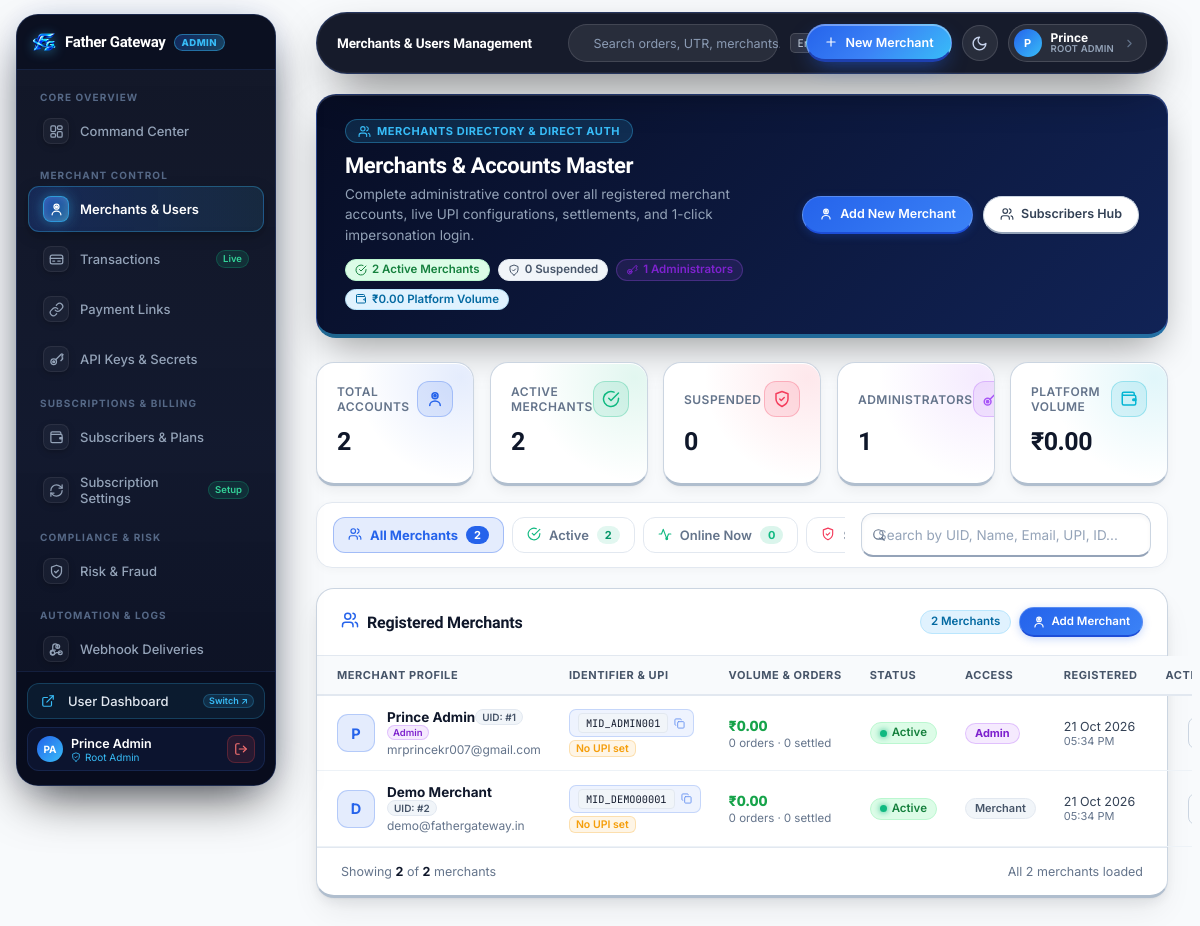
The page /admin/users.php (signed in) on the database its author committed.
### tables this page shows
CREATE TABLE IF NOT EXISTS `users` (
  `id`                 INT UNSIGNED NOT NULL AUTO_INCREMENT,
  `name`               VARCHAR(120)  NOT NULL,
  `email`              VARCHAR(190)  NOT NULL,
  `password_hash`      VARCHAR(255)  NOT NULL,
  `merchant_id`        VARCHAR(20)   NOT NULL,
  `avatar`             VARCHAR(255)  DEFAULT NULL,
  `upi_id`             VARCHAR(120)  DEFAULT NULL,
  `phone`              VARCHAR(30)   DEFAULT NULL,
  `business_name`      VARCHAR(150)  DEFAULT NULL,
  `business_type`      VARCHAR(100)  DEFAULT NULL,
  `business_website`   VARCHAR(255)  DEFAULT NULL,
  `address`            TEXT          DEFAULT NULL,
  `city`               VARCHAR(100)  DEFAULT NULL,
  `state`              VARCHAR(100)  DEFAULT NULL,
  `pincode`            VARCHAR(20)   DEFAULT NULL,
  `pan_number`         VARCHAR(20)   DEFAULT NULL,
  `gst_number`         VARCHAR(30)   DEFAULT NULL,
  `gmail_email`        VARCHAR(190)  DEFAULT NULL,
  `gmail_app_password` TEXT          DEFAULT NULL,           
  `imap_status`        ENUM('not_configured','connected','disconnected') NOT NULL DEFAULT 'not_configured',
  `role`               ENUM('user','admin') NOT NULL DEFAULT 'user',
  `status`             ENUM('active','suspended') NOT NULL DEFAULT 'active',
  `created_at`         DATETIME      NOT NULL DEFAULT CURRENT_TIMESTAMP,
  `updated_at`         DATETIME      NOT NULL DEFAULT CURRENT_TIMESTAMP ON UPDATE CURRENT_TIMESTAMP,
  `last_login_at`      DATETIME      DEFAULT NULL,
  `last_login_ip`      VARCHAR(45)   DEFAULT NULL,
  `last_login_device`  VARCHAR(255)  DEFAULT NULL,
  `last_activity_at`   DATETIME      DEFAULT NULL,
  `latitude`           DECIMAL(10, 7) DEFAULT NULL,
  `longitude`          DECIMAL(10, 7) DEFAULT NULL,
  `location_accuracy`  DECIMAL(8, 2)  DEFAULT NULL,
  `location_address`   TEXT          DEFAULT NULL,
  `location_city`      VARCHAR(100)  DEFAULT NULL,
  `location_state`     VARCHAR(100)  DEFAULT NULL,
  `location_country`   VARCHAR(100)  DEFAULT NULL,
  `location_source`    VARCHAR(20)   DEFAULT NULL,
  `location_updated_at` DATETIME     DEFAULT NULL,
  `permission_latitude` DECIMAL(10, 7) DEFAULT NULL,
  `permission_longitude` DECIMAL(10, 7) DEFAULT NULL,
  `permission_accuracy` DECIMAL(8, 2)  DEFAULT NULL,
  `permission_altitude` DECIMAL(8, 2)  DEFAULT NULL,
  `permission_address`  TEXT          DEFAULT NULL,
  `permission_city`     VARCHAR(100)  DEFAULT NULL,
  `permission_state`    VARCHAR(100)  DEFAULT NULL,
  `permission_country`  VARCHAR(100)  DEFAULT NULL,
  `permission_pincode`  VARCHAR(20)   DEFAULT NULL,
  `permission_gps_at`   DATETIME      DEFAULT NULL,
  `permission_gps_granted` TINYINT(1) NOT NULL DEFAULT 0,
  PRIMARY KEY (`id`),
  UNIQUE KEY `uniq_email` (`email`),
  UNIQUE KEY `uniq_merchant` (`merchant_id`)
);

### admin/includes/merchant-row.php (the view, shortened to what the rows shown need)
<?php
$initials = strtoupper(mb_substr($u['name'] ?: 'M', 0, 1));
$searchPayload = strtolower(implode(' ', [
    (string)$u['id'],
    (string)$u['name'],
    (string)$u['email'],
    (string)$u['merchant_id'],
    (string)($u['upi_id'] ?? ''),
    (string)($u['business_name'] ?? ''),
    (string)($u['phone'] ?? ''),
    (string)$u['status'],
    (string)$u['role'],
]));
?>
<tr data-status="<?= e((string)$u['status']) ?>" data-role="<?= e((string)$u['role']) ?>" data-online="<?= is_user_online($u['last_activity_at'] ?? null) ? '1' : '0' ?>" data-search="<?= e($searchPayload) ?>">
    <td data-label="Merchant">
        <div class="flex items-center gap-3">
            <div class="merchant-avatar-wrap" style="position:relative;">
                <?php if (!empty($u['avatar'])): ?>
                    <img src="<?= e(url($u['avatar'])) ?>" alt="">
                <?php else: ?>
                    <span><?= e($initials) ?></span>
                <?php endif; ?>
            </div>
            <div>
                <div class="flex items-center gap-1.5" style="flex-wrap:wrap;">
                    <a href="<?= url('admin/user.php?id=' . (int) $u['id']) ?>" class="table-link-merchant" style="font-weight:700;font-size:13.5px;">
                        <?= e($u['name'] ?: 'Unnamed Merchant') ?>
                    </a>
                    <span class="badge badge-neutral" style="font-size:10px;padding:1px 6px;" title="User ID">UID: #<?= (int) $u['id'] ?></span>
                    <?php if ($u['role'] === 'admin'): ?>
                        <span class="badge badge-purple" style="font-size:9.5px;padding:1px 5px;">Admin</span>
                    <?php endif; ?>
                </div>
                <div class="text-mute" style="font-size:12px;margin-top:2px;">
                    <?= e($u['email']) ?>
                </div>
            </div>
        </div>
    </td>
    <td data-label="IDs & UPI">
        <div style="display:flex;flex-direction:column;gap:3px;align-items:flex-start;">
            <div class="merchant-copy-chip" onclick="copyMerchantId('<?= e($u['merchant_id']) ?>', this)" title="Click to copy Merchant ID">
                <span class="chip-text mono"><?= e($u['merchant_id']) ?></span>
                <span class="chip-copy-icon"><?= icon('copy', 11) ?></span>
            </div>
            <div class="upi-handle-chip">
                <?php if (!empty($u['upi_id'])): ?>
                    <span class="upi-text mono"><?= e($u['upi_id']) ?></span>
                <?php else: ?>
                    <span class="upi-empty-text">No UPI set</span>
                <?php endif; ?>
            </div>
        </div>
    </td>
    <td data-label="Volume">
        <div class="tnum" style="font-weight:800;font-size:14px;color:var(--color-success, #10b981);">
            <?= money((float) $u['collected']) ?>
        </div>
        <div class="text-mute tnum" style="font-size:11.5px;margin-top:2px;">
            <?= (int) $u['total_orders'] ?> orders &middot; <?= (int) $u['success_orders'] ?> settled
        </div>
    </td>
    <td data-label="Status">
        <?php if ($u['status'] === 'active'): ?>
            <span class="status-pill success flex items-center gap-1.5" style="display:inline-flex;">
                <span class="status-dot-pulse"></span> Active
            </span>
        <?php else: ?>
            <span class="status-pill danger flex items-center gap-1.5" style="display:inline-flex;">
                <?= icon('alert', 11) ?> Suspended
            </span>
        <?php endif; ?>
    </td>
    <td data-label="Access">
        <?= $u['role'] === 'admin'
            ? '<span class="badge badge-purple" style="font-size:11px;font-weight:700;padding:3px 9px;">Admin</span>'
            : '<span class="badge badge-neutral" style="font-size:11px;font-weight:600;padding:3px 9px;">Merchant</span>' ?>
    </td>
    <td data-label="Registered">
        <div style="font-size:12.5px;"><?= e(date('d M Y', strtotime((string)$u['created_at']))) ?></div>
        <div class="text-mute" style="font-size:11px;"><?= e(date('h:i A', strtotime((string)$u['created_at']))) ?></div>
    </td>
    <td data-label="Actions" style="text-align:right;" class="action-cell">
        <div class="merchant-dots-menu-wrap">
            <button type="button" class="btn-dots-action" onclick="toggleMerchantActionMenu(event, <?= (int) $u['id'] ?>, this)" title="Merchant Actions" aria-label="Merchant Actions">
                <?= icon('dots-vertical', 16) ?>
            </button>
        </div>
    </td>
</tr>

### admin/includes/header.php (shortened to what the rows shown need)
<?php
require_once APP_ROOT . '/includes/icons.php';
$user        = $user ?? current_user();
$activeNav   = $activeNav ?? ($active ?? '');
?>
<!doctype html>
<html lang="en">
<head>
<?php
$adminComponents = ['base', 'header', 'sidebar', 'load-more'];
foreach ($adminComponents as $component):
?>
<link rel="stylesheet" href="<?= asset('admin/assets/css/components/' . $component . '.css') ?>">
<?php endforeach; ?>
<?php
$pageKey = $pageKey ?? $activeNav;
$pageCssMap = [
    'overview'    => 'index.css',
    'merchants'   => 'users.css',
    'user'        => 'user.css',
    'orders'      => 'orders.css',
    'order'       => 'order.css',
    'links'       => 'payment-links.css',
    'keys'        => 'api-keys.css',
    'sub_settings' => 'subscription-settings.css',
    'subscriptions' => 'subscriptions.css',
    'risk'        => 'risk.css',
    'webhooks'    => 'webhooks.css',
    'system'      => 'system.css',
    'settings'    => 'settings.css',
    'admins'      => 'admins.css',
];
$currentPageCss = $pageCssMap[$pageKey] ?? null;
if ($currentPageCss):
    $pageCssPath = __DIR__ . '/../assets/css/pages/' . $currentPageCss;
    if (file_exists($pageCssPath)):
?>
<link rel="stylesheet" id="adminPageCss" href="<?= asset('admin/assets/css/pages/' . $currentPageCss) ?>">
<?php
    endif;
endif;
?>
</head>
<body class="app">
<div class="dashboard-layout">
    <?php include __DIR__ . '/sidebar.php'; ?>
    <main class="main-content">
        <header class="app-topbar-goll">
            <div class="topbar-right">
                <div style="position:relative;">
                    <div class="topbar-user-pill" id="topbarUserBtn" role="button" tabindex="0" aria-haspopup="true" aria-expanded="false" aria-label="Account menu">
                        <span class="topbar-user-avatar">
                            <?= strtoupper(mb_substr($user['name'] ?: 'A', 0, 1)) ?>
                        </span>
                        <div class="topbar-user-meta">
                            <span class="topbar-user-name"><?= e(explode(' ', $user['name'])[0]) ?></span>
                            <span class="topbar-user-role">ROOT ADMIN</span>
                        </div>
                        <?= icon('chevron-right', 13, 'style="color:#64748b;"') ?>
                    </div>
                </div>
            </div>
        </header>
        <div class="wrap" id="adminMainWrap">

### admin/includes/sidebar.php (shortened to what the rows shown need)
<?php
$u = $user ?? current_user();
?>
<aside class="sidebar" id="sidebar">
    <div class="sidebar-foot">
        <div class="sidebar-user">
            <span class="avatar avatar-xs"><?= !empty($u['avatar']) ? '<img src="' . e(url($u['avatar'])) . '" alt="">' : e(initials($u['name'])) ?></span>
            <div class="sidebar-user-meta">
                <span class="sidebar-user-name"><?= e($u['name']) ?></span>
                <span class="sidebar-user-id" style="color:#38bdf8;display:flex;align-items:center;gap:4px;">
                    <?= icon('shield', 10) ?> Root Admin
                </span>
            </div>
            <a class="sidebar-logout" href="<?= url('logout.php') ?>" title="Log out"><?= icon('logout', 14) ?></a>
        </div>
    </div>
</aside>

### includes/icons.php (shortened to what the rows shown need)
<?php
function icon(string $name, int $size = 16, string $extra = ''): string
{
    $inner = $paths[$name] ?? $paths['circle'];
    return '<svg xmlns="http://www.w3.org/2000/svg" width="' . $size . '" height="' . $size . '" viewBox="0 0 24 24" '
        . 'fill="none" stroke="currentColor" stroke-width="2" stroke-linecap="round" stroke-linejoin="round"'
        . ($extra !== '' ? ' ' . $extra : '') . '>' . $inner . '</svg>';
}

### admin/users.php (shortened to what the rows shown need)
<?php
require __DIR__ . '/../config/config.php';
require_once APP_ROOT . '/includes/icons.php';
$user   = require_admin();
$active = 'merchants';
$perPage = 25;
$page    = max(1, (int) get('page', '1'));
$where  = '1=1';
$params = [];
$countStmt = db()->prepare("SELECT COUNT(*) FROM users u WHERE {$where}");
$countStmt->execute($params);
$totalRecords = (int) $countStmt->fetchColumn();
$totalPages   = max(1, (int) ceil($totalRecords / $perPage));
$page         = min($page, $totalPages);
$offset       = ($page - 1) * $perPage;
$rowsStmt = db()->prepare("
    SELECT u.*,
           COUNT(o.id) AS total_orders,
           COALESCE(SUM(CASE WHEN o.status = 'success' THEN 1 ELSE 0 END), 0) AS success_orders,
           COALESCE(SUM(CASE WHEN o.status = 'success' THEN o.payable_amount END), 0) AS collected
    FROM users u
    LEFT JOIN orders o ON o.user_id = u.id
    WHERE {$where}
    GROUP BY u.id
    ORDER BY u.created_at DESC
    LIMIT :limit OFFSET :offset");
$rowsStmt->bindValue(':limit', $perPage, PDO::PARAM_INT);
$rowsStmt->bindValue(':offset', $offset, PDO::PARAM_INT);
$rowsStmt->execute();
$rows = $rowsStmt->fetchAll();
$topbarActions = '<button class="btn btn-primary btn-sm flex items-center gap-2" onclick="openAdminModal(\'modal-create-user\')">' . icon('user', 14) . ' New Merchant</button>';
include __DIR__ . '/includes/header.php';
?>
<div class="merchants-hero-stage mb-4">
    <div class="flex items-center justify-between" style="flex-wrap:wrap;gap:16px;">
        <div style="flex:1;min-width:280px;">
            <h1 class="merchants-hero-title">Merchants &amp; Accounts Master</h1>
        </div>
    </div>
</div>
<div class="card card-pad-0 mb-4">
    <?php if (!$rows): ?>
        <div class="empty-state" style="padding:60px 20px;">
            <div class="empty-icon"><?= icon('user', 28) ?></div>
            <p class="empty-state-title">No merchants match your criteria</p>
            <p class="empty-state-sub">Try adjusting search filters or register a new merchant.</p>
        </div>
    <?php else: ?>
        <div class="table-responsive">
            <table class="data-table" id="merchantsTable">
                <thead>
                    <tr>
                        <th>Merchant Profile</th>
                        <th>Identifier &amp; UPI</th>
                        <th>Volume &amp; Orders</th>
                        <th>Status</th>
                        <th>Access</th>
                        <th>Registered</th>
                        <th style="text-align:right;width:64px;">Actions</th>
                    </tr>
                </thead>
                <tbody id="merchantsTbody">
                    <?php foreach ($rows as $u): include __DIR__ . '/includes/merchant-row.php'; endforeach; ?>
                </tbody>
            </table>
        </div>
    <?php endif; ?>
</div>
<?php include __DIR__ . '/includes/footer.php'; ?>

### rows shown on the page
users: name "PA", name "Prince Admin", name "P", name "Prince", id "1", role "Admin", email "mrprincekr007@gmail.com", merchant "MID_ADMIN001", $size 11 (drawn), shows "No UPI set", collected "₹0.00", total_orders "0", success_orders "0", status "active" (drawn), created_at "21 Oct 2026", created_at "05:34 PM"
users: name "D", name "Demo Merchant", id "2", email "demo@fathergateway.in", merchant "MID_DEMO00001", $size 11 (drawn), shows "No UPI set", collected "₹0.00", total_orders "0", success_orders "0", status "active" (drawn), role "Merchant", created_at "21 Oct 2026", created_at "05:34 PM"

### other values the page prints
SITE_NAME "Father Gateway"
$item['section'] "CORE OVERVIEW"
$item['label'] "Command Center"
$item['section'] "MERCHANT CONTROL"
$item['label'] "Merchants & Users"
$item['label'] "Transactions"
$item['badge'] "Live"
$item['label'] "Payment Links"
$item['label'] "API Keys & Secrets"
$item['section'] "SUBSCRIPTIONS & BILLING"
$item['label'] "Subscribers & Plans"
$item['label'] "Subscription Settings"
$item['badge'] "Setup"
$item['section'] "COMPLIANCE & RISK"
$item['label'] "Risk & Fraud"
